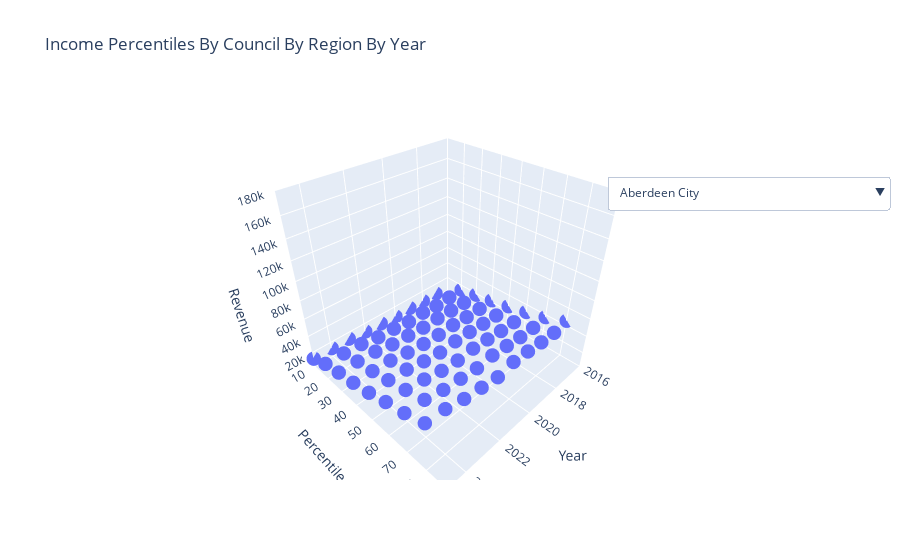

Notebook source saved alongside this figure:
### Code cell
df_long = combined_percentiles.stack(level=[0,1]).reset_index()
df_long.columns = ['Council', 'Year', 'Percentile', 'Revenue']

df_long['Year'] = pd.to_numeric(df_long['Year'])
df_long['Percentile'] = pd.to_numeric(df_long['Percentile'])
df_long['Revenue'] = pd.to_numeric(df_long['Revenue'])

fig = go.Figure()

x_min, x_max = df_long['Year'].min(), df_long['Year'].max()
y_min, y_max = df_long['Percentile'].min(), df_long['Percentile'].max()
z_min, z_max = df_long['Revenue'].min(), df_long['Revenue'].max()


councils = df_long['Council'].unique()
for i, council in enumerate(councils):
    df_c = df_long[df_long['Council'] == council]
    fig.add_trace(go.Scatter3d(x=df_c['Year'],y=df_c['Percentile'],z=df_c['Revenue'],mode='markers',marker=dict(size=5),name=council, visible=(i==0)))

buttons = []
for i, council in enumerate(councils):
    visible = [False]*len(councils)
    visible[i] = True
    buttons.append(dict(label=council, method="update", args=[{"visible": visible}, {"title": f"Region: {council}"}]))

fig.update_layout(
    updatemenus=[dict(active=0, buttons=buttons, x=1.1, y=0.8)],
    scene=dict(
        xaxis=dict(title='Year', range=[x_min, x_max]),
        yaxis=dict(title='Percentile', range=[y_min, y_max]),
        zaxis=dict(title='Revenue', range=[z_min, z_max]),
    ),
    title="Income Percentiles By Council By Region By Year"
)

fig.show()
